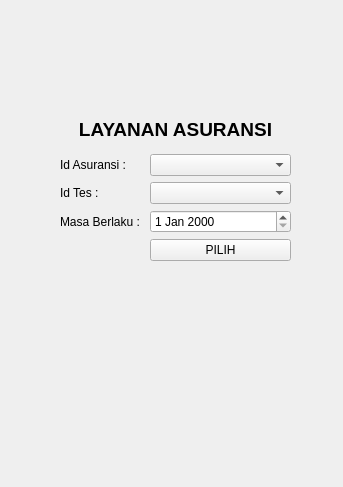
<?xml version="1.0" encoding="UTF-8"?>
<ui version="4.0">
 <class>Form</class>
 <widget class="QWidget" name="Form">
  <property name="geometry">
   <rect>
    <x>0</x>
    <y>0</y>
    <width>343</width>
    <height>487</height>
   </rect>
  </property>
  <property name="windowTitle">
   <string>Form</string>
  </property>
  <widget class="QWidget" name="verticalLayoutWidget">
   <property name="geometry">
    <rect>
     <x>60</x>
     <y>110</y>
     <width>231</width>
     <height>151</height>
    </rect>
   </property>
   <layout class="QVBoxLayout" name="verticalLayout">
    <item>
     <widget class="QLabel" name="layananJudul_label">
      <property name="font">
       <font>
        <pointsize>14</pointsize>
        <weight>75</weight>
        <bold>true</bold>
       </font>
      </property>
      <property name="text">
       <string>LAYANAN ASURANSI</string>
      </property>
      <property name="alignment">
       <set>Qt::AlignCenter</set>
      </property>
     </widget>
    </item>
    <item>
     <layout class="QFormLayout" name="layanan_layout_form">
      <property name="horizontalSpacing">
       <number>10</number>
      </property>
      <item row="1" column="0">
       <widget class="QLabel" name="asuransi_label">
        <property name="text">
         <string>Id Asuransi :</string>
        </property>
       </widget>
      </item>
      <item row="1" column="1">
       <widget class="QComboBox" name="asuransi_combo"/>
      </item>
      <item row="2" column="0">
       <widget class="QLabel" name="tes_label">
        <property name="text">
         <string>Id Tes :</string>
        </property>
       </widget>
      </item>
      <item row="2" column="1">
       <widget class="QComboBox" name="tes_combo"/>
      </item>
      <item row="3" column="0">
       <widget class="QLabel" name="kadaluwarsa_label">
        <property name="text">
         <string>Masa Berlaku :</string>
        </property>
       </widget>
      </item>
      <item row="3" column="1">
       <widget class="QDateEdit" name="kadaluwarsa_dateEdit"/>
      </item>
      <item row="4" column="1">
       <widget class="QPushButton" name="pilih_button">
        <property name="text">
         <string>PILIH</string>
        </property>
       </widget>
      </item>
     </layout>
    </item>
   </layout>
  </widget>
 </widget>
 <resources/>
 <connections/>
</ui>
